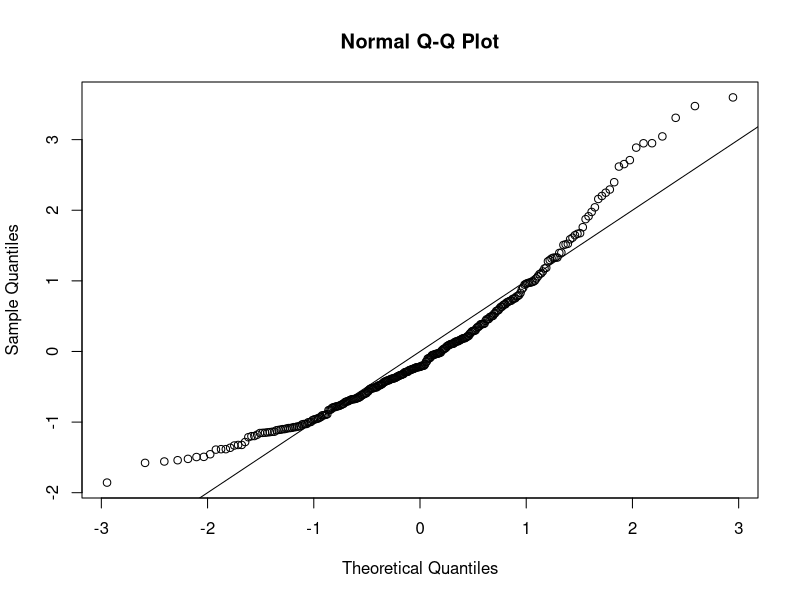
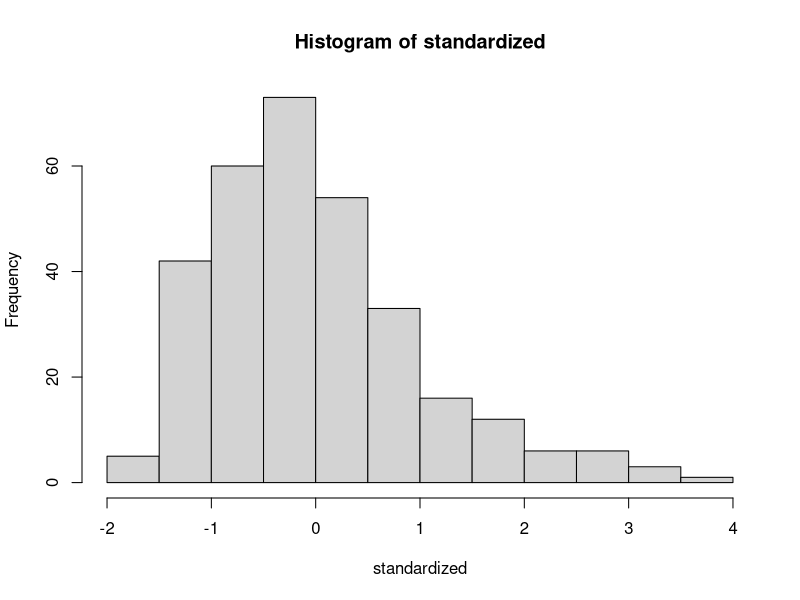
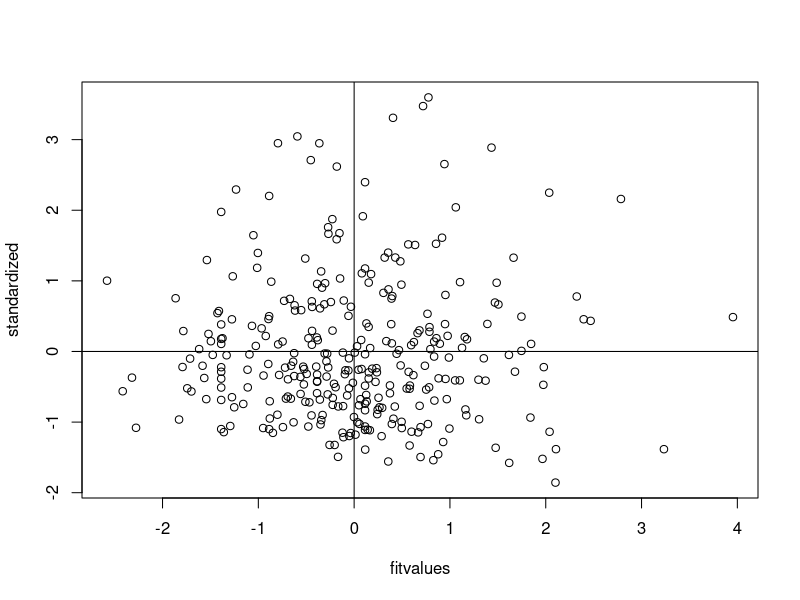

Recreate these plots in R, in order. (Note: this script raises an error after producing the figures.)
setwd("G:/GA/Scales")
master = read.csv("Meaning_Scales_SourcesOfMeaning_RR_RN_Paper.csv")
summary(master)

####DATA SCREENING####

##Missing Data##
library(mice)
percentmiss = function(x){ sum(is.na(x))/length(x) *100 }

##Going by rows ONLY
notypos = master
missing = apply(notypos[ , 3:15], 1, percentmiss) 
table(missing)

##Replace only the data that you should
replacepeople = notypos[ missing <= 5 , ]  
dontpeople = notypos[ missing > 5 , ]

##Figure out the columns to exclude
apply(replacepeople, 2, percentmiss)
replacecolumn = replacepeople[ , -c(1,2,16)]
dontcolumn = replacepeople[ , c(1,2,16)]

##no missing data.
nomiss = replacepeople

##Outliers##
mahal = mahalanobis(nomiss[ , -c(1,2,16)], 
                    colMeans(nomiss[ , -c(1,2,16)], na.rm = TRUE),
                    cov(nomiss[ , -c(1,2,16)], use="pairwise.complete.obs"))
mahal
summary(mahal)
cutoff = qchisq(.999,ncol(nomiss[ , -c(1,2,16)])) 
summary(mahal < cutoff)
noout = nomiss[ mahal < cutoff, ]

##additivity: correlations
correlations = cor(noout[,-c(1,2,16)], use="pairwise.complete.obs")
symnum(correlations)

##make the random stuff
random = rchisq(nrow(noout), 7)
##be sure here not to include the ID columns!
fake = lm(random~., data=noout[ , -c(1:2,16)])

##get the linearity plot
##create the standardized residuals
standardized = rstudent(fake)
qqnorm(standardized)
abline(0,1)

##multivariate normality
hist(standardized, breaks=15)

##homogeneity and homoscedaticity
fitvalues = scale(fake$fitted.values)
plot(fitvalues, standardized) 
abline(0,0)
abline(v = 0)

##scoring
##looks like each of the 13 are rated on each of the 10 constructs 
##might not be right 
Achievement = rowSums(filledin_none[ , c(3:15)])
Framework = rowSums(filledin_none[ , c(3:15)])
Religion = rowSums(filledin_none[ , c(3:15)])
DeathAcceptance = rowSums(filledin_none[ , c(3:15)])
InterpersonalSatisfaction = rowSums(filledin_none[ , c(3:15)])
ExcitementFulfillment = rowSums(filledin_none[ , c(3:15)])
GivingtoWorld = rowSums(filledin_none[ , c(3:15)])
LackExistentialVacuum = rowSums(filledin_none[ , c(3:15)])
Intimacy = rowSums(filledin_none[ , c(3:15)])
Control = rowSums(filledin_none[ , c(3:15)])